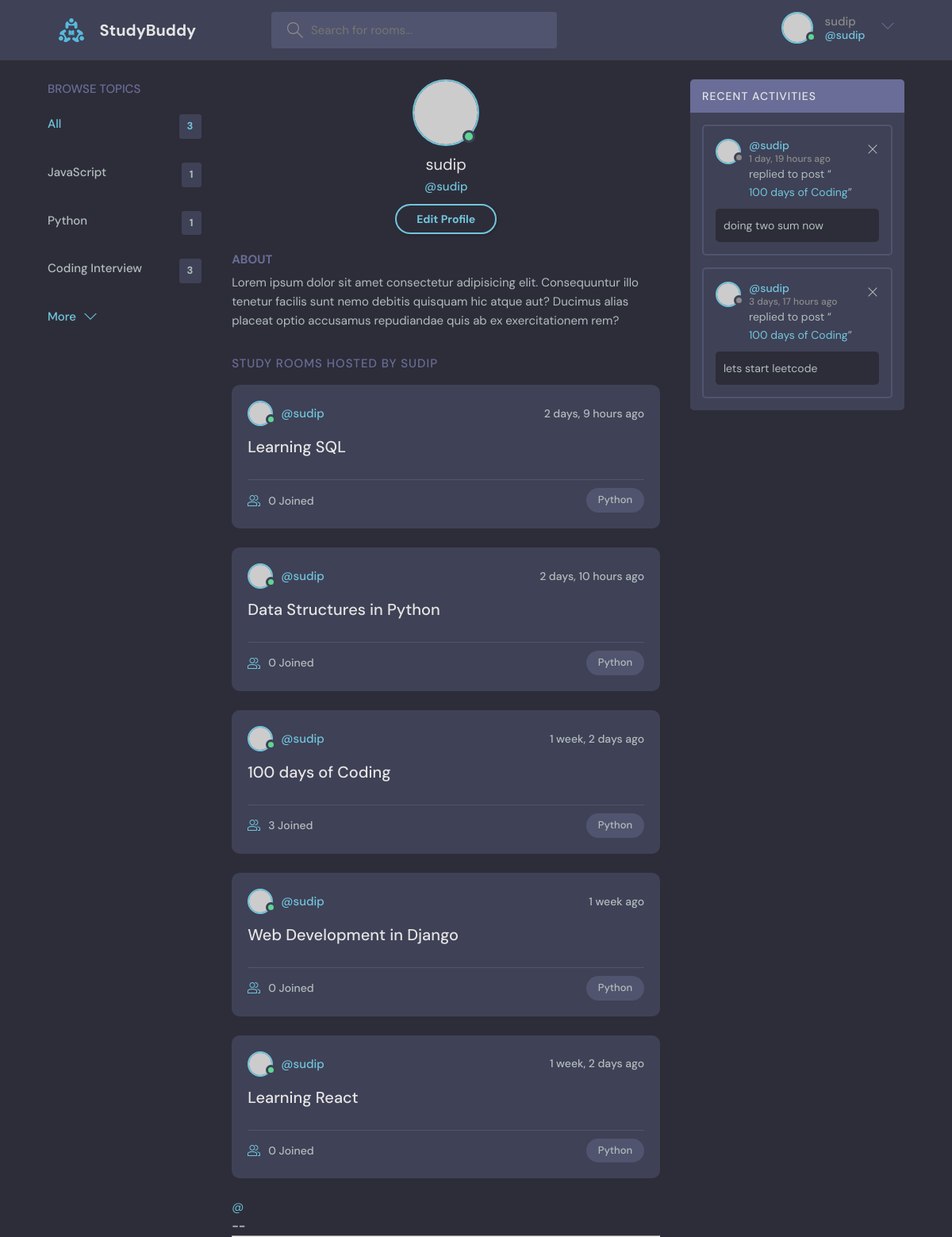
Screenshot of /profile/1 (signed in) with the database file from the repository.
### base/models.py (models this page shows, shortened)
class Topics(models.Model):
    name = models.CharField(max_length=200)

class Room(models.Model):
    host = models.ForeignKey(User, on_delete=models.SET_NULL, null=True)
    participants = models.ManyToManyField(
        User, related_name='participants', blank=True)
    topic = models.ForeignKey(Topics, on_delete=models.SET_NULL, null=True)
    name = models.CharField(max_length=200)
    description = models.TextField(null=True, blank=True)
    updated = models.DateTimeField(auto_now=True)
    created = models.DateTimeField(auto_now_add=True)
    class Meta:
        ordering = ['-updated', '-created']
    def __str__(self):
        return self.name

class Message(models.Model):
    user = models.ForeignKey(
        User, on_delete=models.CASCADE, blank=True, null=True)
    room = models.ForeignKey(Room, on_delete=models.CASCADE)
    body = models.TextField()
    updated = models.DateTimeField(auto_now=True)
    created = models.DateTimeField(auto_now_add=True)
    class Meta:
        ordering = ['-updated', '-created']

### base/views.py (the view)
# urls.py: path('profile/<str:pk>', views.userProfile, name='user-profile'),
def userProfile(request, pk):
    user = User.objects.get(id=pk)
    rooms = user.room_set.all()
    room_message = user.message_set.all()
    topics = Topics.objects.all()
    context = {'user': user, 'rooms': rooms,
               'room_message': room_message, 'topics': topics}
    return render(request, 'base/profile.html', context)

### base/templates/base/profile.html
{% extends 'main.html' %}
{% block content %}
  <main class="profile-page layout layout--3">
    <div class="container">
    {% include 'base/topics_component.html' %}
      <div class="roomList">
        <div class="profile">
          <div class="profile__avatar">
            <div class="avatar avatar--large active">
              <img src="https://randomuser.me/api/portraits/men/11.jpg" />
            </div>
          </div>
          <div class="profile__info">
            <h3>{{user.username}}</h3>
            <p>@{{user.username}}</p>
            {% if request.user == user %}
            <a href="{% url 'update-user' %}" class="btn btn--main btn--pill">Edit Profile</a>
            {% endif %}
          </div>
          <div class="profile__about">
            <h3>About</h3>
            <p>
              Lorem ipsum dolor sit amet consectetur adipisicing elit. Consequuntur illo tenetur
              facilis sunt nemo debitis quisquam hic atque aut? Ducimus alias placeat optio
              accusamus repudiandae quis ab ex exercitationem rem?
            </p>
          </div>
        </div>
        <div class="roomList__header">
          <div>
            <h2>Study Rooms Hosted by {{user.username}}</a>
            </h2>
          </div>
        </div>
      {% include 'base/feed_component.html' %}
      </div>
      {% include 'base/activity_component.html' %}
    </div>
  </main>
  {% endblock content %}

### templates/navbar.html (shortened to what this page needs)
{% load static %}
<header class="header header--loggedIn">
    <div class="container">
        <a href="{% url 'home' %}" class="header__logo">
            <img src="{% static 'images/logo.svg' %}" />
            <h1>StudyBuddy</h1>
        </a>
        <form class="header__search" method="get" action="{% url 'home' %}">
            <label>
                <input name="q" placeholder="Search for rooms..." />
            </label>
        </form>
        <nav class="header__menu">
            {% if request.user.is_authenticated %}
            <div class="header__user">
                <a href="{% url 'user-profile' user.id %}">
                    <div class="avatar avatar--medium active">
                        <img src="https://randomuser.me/api/portraits/men/37.jpg" />
                    </div>
                    <p>{{request.user.username}}<span>@{{request.user.username}}</span></p>
                </a>
                <button class="dropdown-button">
                    <svg version="1.1" xmlns="http://www.w3.org/2000/svg" width="32" height="32" viewBox="0 0 32 32">
                        <title>chevron-down</title>
                        <path d="M16 21l-13-13h-3l16 16 16-16h-3l-13 13z"></path>
                    </svg>
                </button>
            </div>
            {% endif %}
        </nav>
    </div>
</header>

### base/templates/base/topics_component.html
<div class="topics">
    <div class="topics__header">
        <h2>Browse Topics</h2>
    </div>
    <ul class="topics__list">
        <li>
            <a href="{% url 'home' %}" class="active">All <span>{{topics.count}}</span></a>
        </li>
        {% for topic in topics %}
        <li>
            <a href="{% url 'home' %}?q={{topic.name}}">{{topic.name}} <span>{{topic.room_set.all.count}}</span></a>
        </li>
        {% endfor %}
    </ul>
    <a class="btn btn--link" href="{% url 'topics' %}">
        More
        <svg version="1.1" xmlns="http://www.w3.org/2000/svg" width="32" height="32" viewBox="0 0 32 32">
            <title>chevron-down</title>
            <path d="M16 21l-13-13h-3l16 16 16-16h-3l-13 13z"></path>
        </svg>
    </a>
</div>

### base/templates/base/feed_component.html (shortened to what this page needs)
{% for room in rooms %}
<div class="roomListRoom">
    <div class="roomListRoom__header">
        <a href="{% url 'user-profile' room.host.id %}" class="roomListRoom__author">
            <div class="avatar avatar--small active">
                <img src="https://randomuser.me/api/portraits/men/11.jpg" />
            </div>
            <span>@{{room.host.username}}</span>
        </a>
        <div class="roomListRoom__actions">
            <span>{{room.created|timesince}} ago</span>
        </div>
    </div>
    <div class="roomListRoom__content">
        <a href="{% url 'user-profile' room.host.id %}">{{room.name}}</a>
    </div>
    <div class="roomListRoom__meta">
        <a class="roomListRoom__joined">
            {{room.participants.all.count}} Joined
        </a>
        <p class="roomListRoom__topic">Python</p>
    </div>
</div>
{% endfor %}
<div>
    <a href="">@</a>
    <h5> {{room.id}} -- <a href="rooms/{{room.id}}">{{room.name}}</a></h5>
</div>

### base/templates/base/activity_component.html
<div class="activities">
    <div class="activities__header">
        <h2>Recent Activities</h2>
    </div>
    {% for message in room_message %}
    <div class="activities__box">
        <div class="activities__boxHeader roomListRoom__header">
            <a href="{% url 'user-profile' message.user.id %}" class="roomListRoom__author">
                <div class="avatar avatar--small">
                    <img src="https://randomuser.me/api/portraits/women/11.jpg" />
                </div>
                <p>
                    @{{message.user}}
                    <span>{{message.created|timesince}} ago</span>
                </p>
            </a>
            {% if request.user == message.user %}
            <div class="roomListRoom__actions">
                <a href="#">
                    <svg version="1.1" xmlns="http://www.w3.org/2000/svg" width="32" height="32" viewBox="0 0 32 32">
                        <title>remove</title>
                        <path
                            d="M27.314 6.019l-1.333-1.333-9.98 9.981-9.981-9.981-1.333 1.333 9.981 9.981-9.981 9.98 1.333 1.333 9.981-9.98 9.98 9.98 1.333-1.333-9.98-9.98 9.98-9.981z">
                        </path>
                    </svg>
                </a>
            </div>
            {% endif %}
        </div>
        <div class="activities__boxContent">
            <p>replied to post “<a href="{% url 'room' message.room.id %}">{{message.room}}</a>”</p>
            <div class="activities__boxRoomContent">
                {{message.body}}
            </div>
        </div>
    </div>
    {% endfor %}
</div>

### rows the page displays
Topics: name "JavaScript", room_set.all.count "1"
Topics: name "Python", room_set.all.count "1"
Topics: name "Coding Interview", room_set.all.count "3"
Room: host.username "sudip", created "2 days, 9 hours", name "Learning SQL", participants.all.count "0"
Room: host.username "sudip", created "2 days, 10 hours", name "Data Structures in Python", participants.all.count "0"
Room: host.username "sudip", created "1 week, 2 days", name "100 days of Coding", participants.all.count "3"
Room: host.username "sudip", created "1 week", name "Web Development in Django", participants.all.count "0"
Room: host.username "sudip", created "1 week, 2 days", name "Learning React", participants.all.count "0"
Message: user "sudip", created "1 day, 19 hours", room "100 days of Coding", body "doing two sum now"
Message: user "sudip", created "3 days, 17 hours", room "100 days of Coding", body "lets start leetcode"

### other values shown
{{ request.user.username }} "sudip"
{{ topics.count }} "3"
{{ user.username }} "sudip"
{{ user.username }} "SUDIP"
